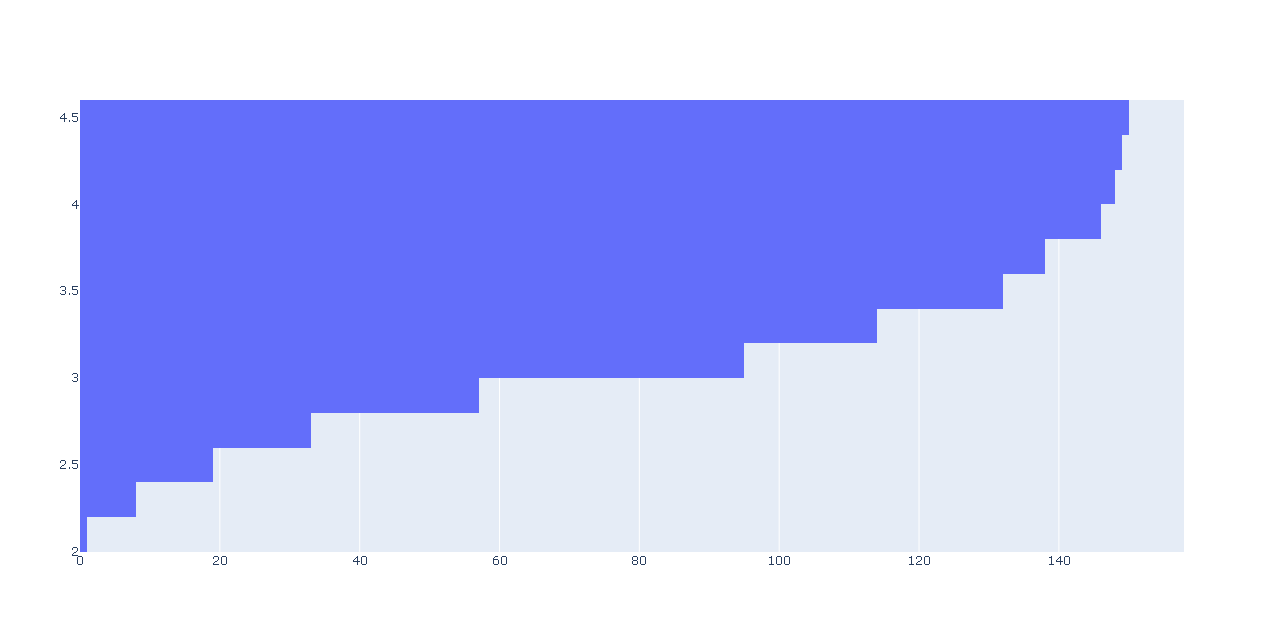

Generate this figure with Python:
import plotly.express as px # Biblioteca usada para criar gráficos
import plotly.graph_objects as go #

df = px.data.iris() # DataFrame com conjunto de dados de iris
fig = go.Figure(data=[go.Histogram(y=df['sepal_width'],
                                   cumulative_enabled=True)])   # Cria o objeto
fig.show() # Plota o gráfico

# plotly.express pode criar toda a fígura de uma só vez. Ele usa a graph_objects internamente
# 'Figure' e estes são serializados como JSON antes de ser passado para plotly.js
